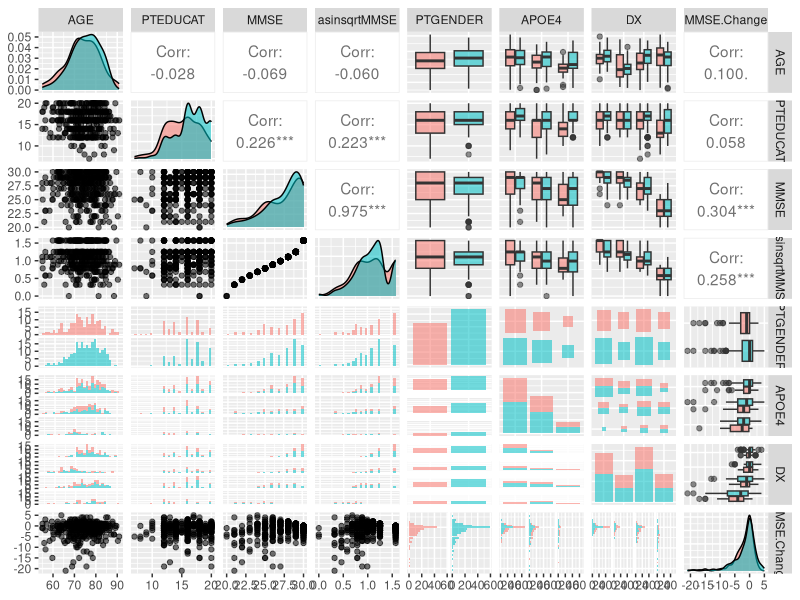
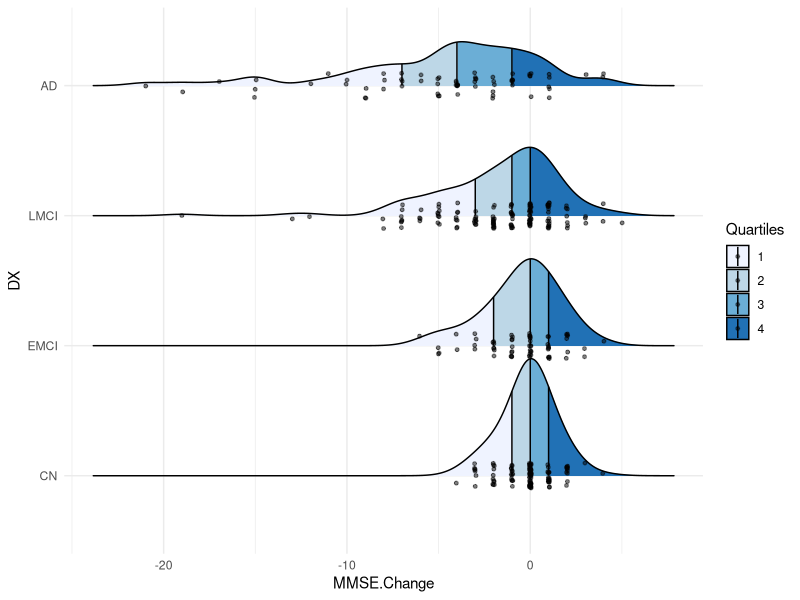
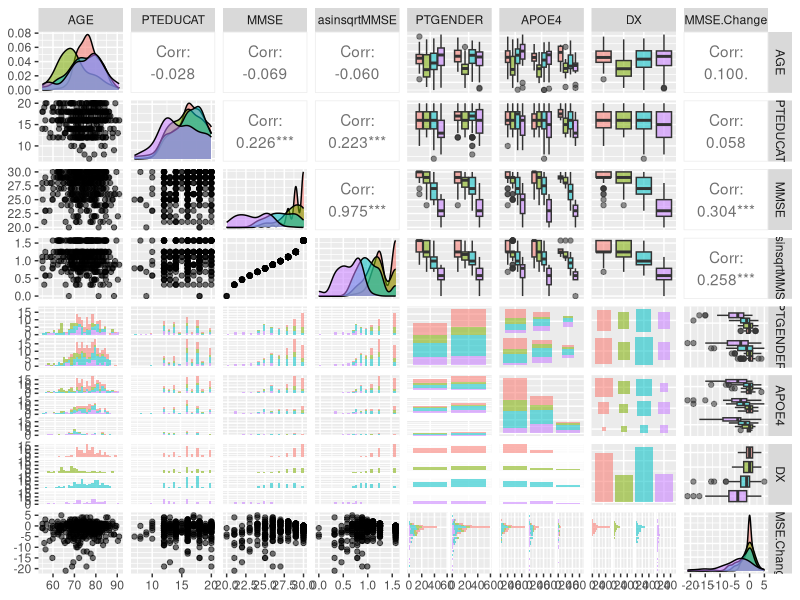
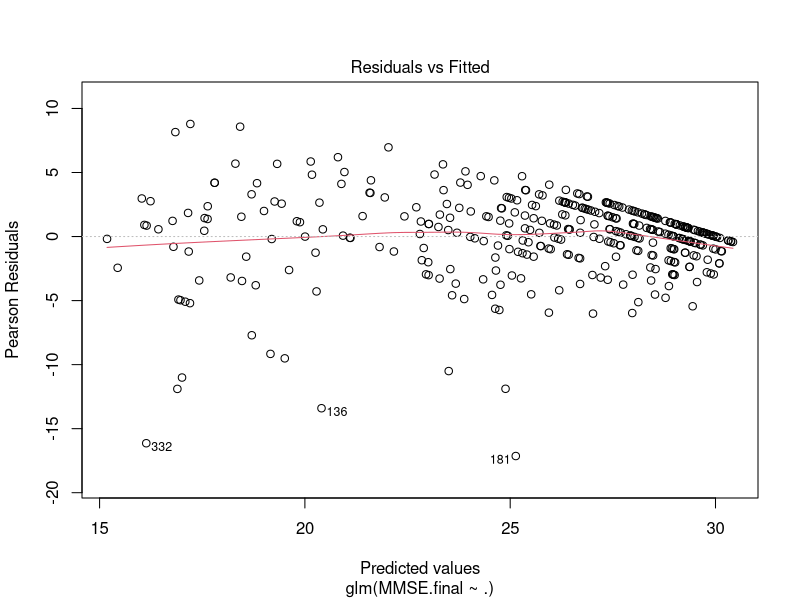
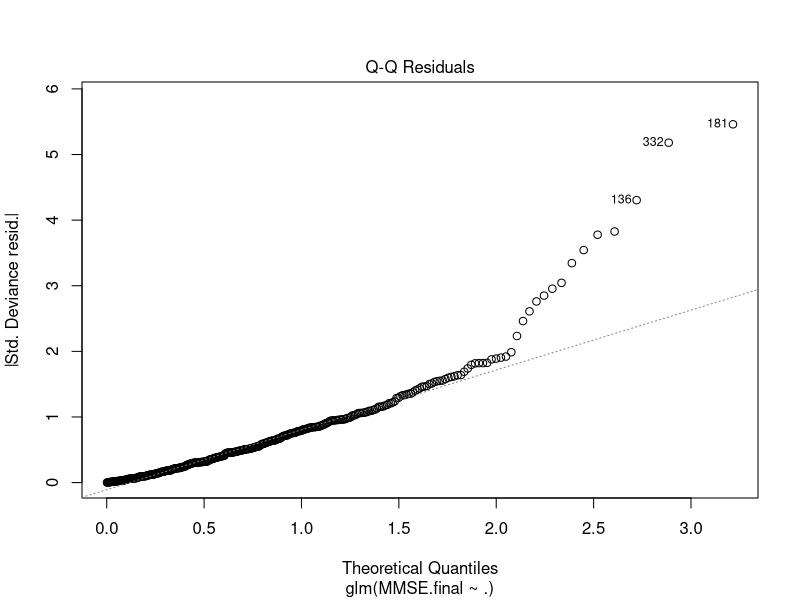
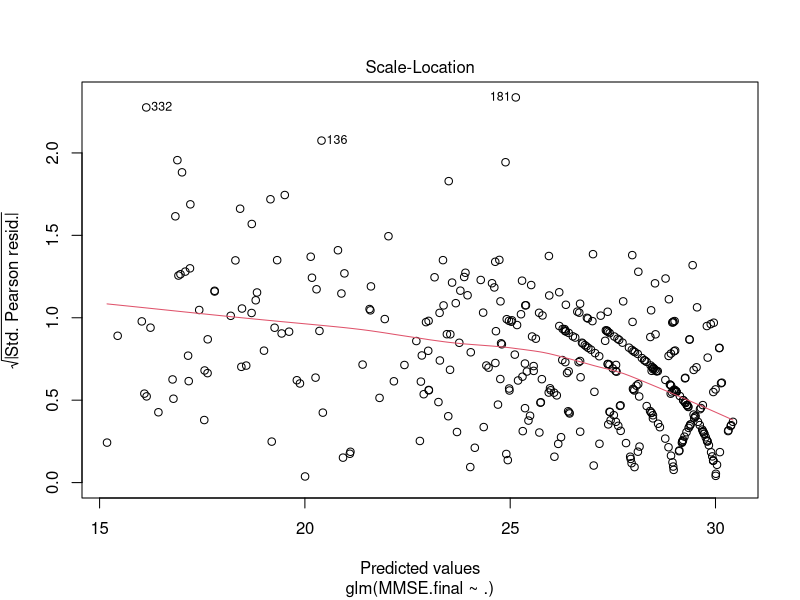
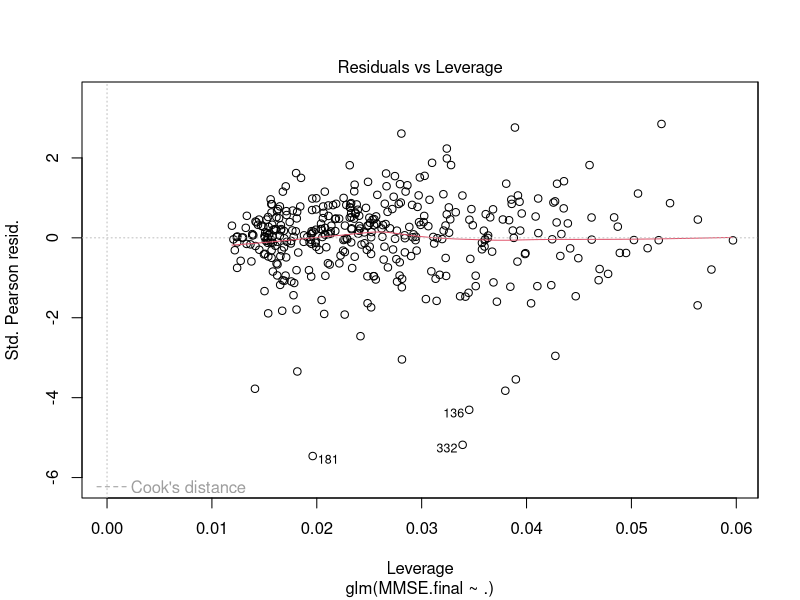
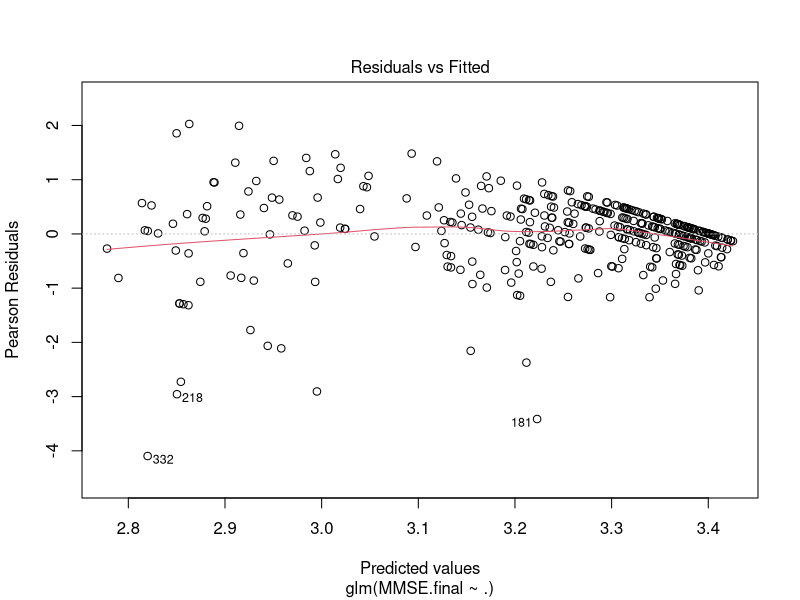

Here is the R script that generated these plots, in order:
## ---- chunk 1
library(GGally)
library(ggpubr)
library(readxl)
library(randomForest)
library(caret)
library(cowplot)
library(tidyverse)
library(ggridges)

minmax <- function(x){
  return( (x - min(x))/(max(x) - min(x))  )
}

set.seed(3141526)
## ---- chunk 2
# Read in file
df <- read_xlsx('./data/AD.training.xlsx')

# Transform datatypes
df <- df %>% transform(
  PTID = factor(PTID),
  DX = factor(DX.bl, levels = c("CN", "EMCI", "LMCI", "AD")),
  PTGENDER = factor(PTGENDER),
  APOE4 = factor(APOE4)
) %>% select(AGE, PTEDUCAT, MMSE, PTGENDER, APOE4, DX, everything(), -DX.bl)

# Summary
df %>% head()
df %>% str()
df %>% summary()

any(is.na(df))
df[!complete.cases(df),]

## ---- chunk 3
df %>% 
  mutate(asinsqrtMMSE = asin(sqrt(minmax(MMSE)))  ) %>%
  select(AGE, PTEDUCAT, MMSE, asinsqrtMMSE, everything(), MMSE.Change, -RID, -PTID, -EXAMDATE) %>% # removing factors with too many levels or irrelevant features
  ggpairs(aes(fill = PTGENDER, alpha = 0.7), progress = FALSE)

## ---- chunk 4
# https://www.datanovia.com/en/blog/elegant-visualization-of-density-distribution-in-r-using-ridgeline/
df %>%
  ggplot(aes(x = `MMSE.Change`, y = DX, group = DX, fill = factor(stat(quantile)))) + 
  stat_density_ridges(
    geom = "density_ridges_gradient",
    calc_ecdf = TRUE,
    quantiles = 4,
    quantile_lines = TRUE, 
    jittered_points = TRUE,
    scale = 0.9,
    position = position_points_jitter(width = 0.05, height = 0.1),
    point_size = 1, point_alpha = 0.5, alpha = 0.7) + 
  theme_minimal() +
  scale_fill_brewer(name = 'Quartiles')
## ---- chunk 5
df %>% 
  mutate(asinsqrtMMSE = asin(sqrt(minmax(MMSE)))  ) %>%
  select(AGE, PTEDUCAT, MMSE, asinsqrtMMSE, everything(), MMSE.Change, -RID, -PTID, -EXAMDATE) %>% # removing factors with too many levels or irrelevant features
  ggpairs(aes(fill = DX, alpha = 0.7), progress = FALSE)

## ---- chunk 6
df_clean <- df %>% select(-RID, -PTID, -EXAMDATE)
# Actually, let's change our output variable (MMSE.Change) to final.MMSE where final.MMSE = MMSE + MMSE.Change
df_clean <- df_clean %>% mutate(MMSE.final = MMSE + MMSE.Change) %>% select(-MMSE.Change)
df_clean %>% head()

# Minmax scale 
df_minmax <- df_clean %>% mutate(AGE=minmax(AGE), PTEDUCAT = minmax(PTEDUCAT), MMSE = minmax(MMSE))


## ---- chunk 7
gauss <- glm(`MMSE.final` ~ ., data = df_clean, family = gaussian())
summary(gauss)

plot(gauss)
## ---- chunk 8
pois <- glm(`MMSE.final` ~ ., data = df_clean, family = poisson())
summary(pois)

plot(pois)
## ---- chunk 9
mm_pois <- glm(`MMSE.final` ~ ., data = df_minmax, family = poisson())
summary(mm_pois)

plot(mm_pois)
## ---- chunk 10
qpois <- glm(`MMSE.final` ~ ., data = df_clean, family = quasipoisson())
summary(qpois)

plot(qpois)
## ---- chunk 11
rf <- randomForest(`MMSE.final` ~ ., data = df_clean, ntrees = 500, importance = TRUE, type = 'regression')
y_pred <- predict(rf)

rf
plot(rf)
importance(rf)
varImpPlot(rf)
## ---- chunk 12
sessionInfo()
